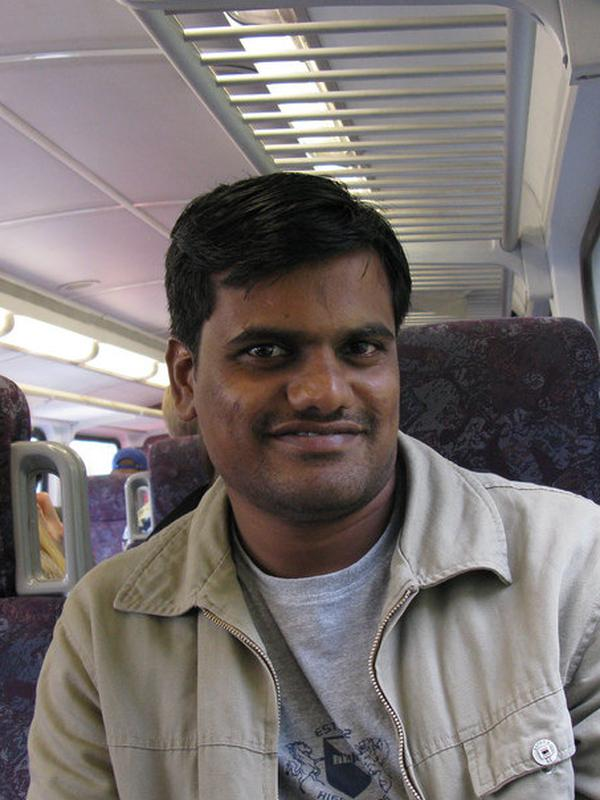
%> input picture dataset1/1803290100-00000343.jpg, 600 x 800 px
$ octave thesis_testing.m   (GNU Octave 9; MATLAB toolbox functions it lacks are replaced by stand-ins)
%> lines starting %> are read from the running program, lines starting %| are printed output that depends on the picture; in (x1, y1, x2, y2) boxes, pixels count from 0 and x2, y2 are one past the last pixel; in counts of white or black regions, pixels touching at a corner belong together; the program's own positions count from 1
### hairFilter.m
function [output_img] = hairFilter(M, N, C0, W)
% Gaussian Band-Pass Filter
%   M, N    - Dimensions of the filter
%   C0      - Center frequency
%   W   - Bandwidth (standard deviation)

H = zeros(M, N);  % Initialize filter

% Loop through each frequency pair
for u = 1:M
    for v = 1:N
        % Calculate distance from (u, v) to the center of the frequency domain
        D = sqrt((u - M/2)^2 + (v - N/2)^2);

        % Gaussian Bandpass Filter formula
        H(u, v) = exp(-((D^2-C0^2) / (D * W))^2);
    end
end

output_img = H;
end

### thesis_testing.m
clc; close all; clear;

% Choose dataset 1, 2, or 3
chooseDataset = 1;

% [10 lines of commented-out code are left out]

imageFiles = {'1803290100-00000343.jpg', '1803191139-00000596.jpg', '1803270036-00000122.jpg', '1803270158-00000217.jpg', '1803290100-00000343.jpg'};

groundTruth = {'1803290100-00000343.png', '1803191139-00000596.png', '1803270036-00000122.png', '1803270158-00000217.png', '1803290100-00000343.png'};


% % Get all filenames from both folders
% imageFiles = dir(fullfile(imageFolder, '*.jpg'));   % Images are .jpg
% groundTruthFiles = dir(fullfile(groundTruthFolder, '*.png'));  % Masks are .png

% Number of images
numImages = length(imageFiles);

% Create a Viola-Jones detector object for face detection
faceDetector = vision.CascadeObjectDetector();

% figure;
figure('color','white');
set(gcf, 'Position', [100, 100, 1200, 800]); % Figure layout sizing
% Counter to track the subplot index
subplotIdx = 1;

% Loop through each image, detect face, apply skin segmentation, and display
for i = 1
    tic;  % Start timer

    % % Read the current image and corresponding ground truth
    % img = imread(fullfile(imageFolder, imageFiles(i).name));
    % trueMask = imread(fullfile(groundTruthFolder, groundTruthFiles(i).name));

    img = imread(imageFiles{i});
%> img is the input picture: size 800x600x3 uint8; mean R, G, B 121.1, 114.1, 112.7
    trueMask = imread(groundTruth{i});
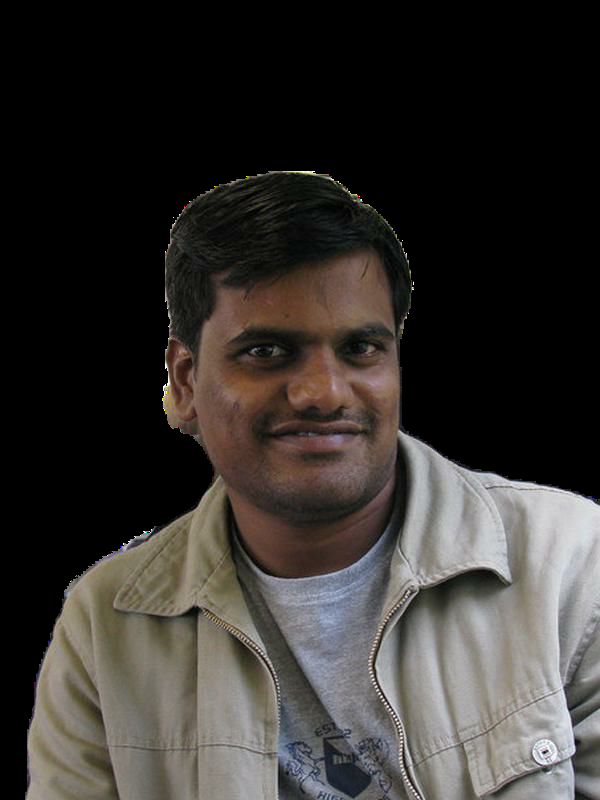
%> input picture ground_truth_d1/1803290100-00000343.png, 600 x 800 px
%> trueMask is the input picture: size 800x600x3 uint8; mean R, G, B 53.8, 50.5, 47.5

    % Detect faces in the image
    bboxFace = step(faceDetector, img);  % Returns upper left corner and size of bounding box
%> bboxFace = [196 257 242 242]

    % Apply non-maxima suppression: keep only the largest face
    if ~isempty(bboxFace)
        % Compute the area of each bounding box and find the largest
        areas = bboxFace(:, 3) .* bboxFace(:, 4); % Width * Height
%> areas = 58564
        [~, maxIndex] = max(areas);
%> maxIndex = 1
        bboxFace = bboxFace(maxIndex, :); % Keep only the largest face


        % detectedFace = insertShape(img, 'Rectangle', bboxFace, 'Color', 'green', 'LineWidth', 3);


        % Further crop into the face region by zooming in 84%
        zoomFactor = 0.84;  % Zooming factor
        centerX = bboxFace(1) + bboxFace(3) / 2;  % Center X coordinate of the bounding box
%> centerX = 317
        centerY = bboxFace(2) + bboxFace(4) / 2;  % Center Y coordinate of the bounding box
%> centerY = 378

        % Calculate new width and height
        newWidth = bboxFace(3) * zoomFactor;
%> newWidth = 203.3
        newHeight = bboxFace(4) * zoomFactor;
%> newHeight = 203.3

        % Calculate new top-left corner of the bounding box for cropping
        newX = centerX - newWidth / 2;
%> newX = 215.4
        newY = centerY - newHeight / 2;
%> newY = 276.4

        % Ensure the new bounding box is within image boundaries
        newX = max(1, newX);
        newY = max(1, newY);
        newWidth = min(newWidth, size(img, 2) - newX);
        newHeight = min(newHeight, size(img, 1) - newY);

        % Create the new bounding box for cropping
        newBbox = [newX, newY, newWidth, newHeight];
%> newBbox = [215.4 276.4 203.3 203.3]

        % Crop the new face region
        faceRegion = imcrop(img, newBbox);

        %% Skin Segmentation Using Face Region Histograms

        % Convert the face region and original image to HSV and RGB color spaces
        hsvFace = rgb2hsv(faceRegion);
%> hsvFace: size 205x205x3 double; mean H, S, V 0.147, 0.339, 0.343
        hsvImg = rgb2hsv(img);
%> hsvImg: size 800x600x3 double; mean H, S, V 0.41, 0.143, 0.485
        rgbImg = img;

        % Extract Red channel from RGB and Hue from HSV (Face Region)
        redChannelFace = faceRegion(:,:,1);
        hueChannelFace = hsvFace(:,:,1);
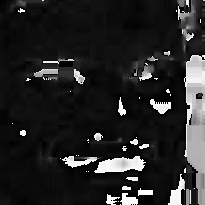
%> hueChannelFace: size 205x205 double; min 0, max 0.996, mean 0.147

        % Create histograms of the skin pixels (Face Region)
        histRed = histcounts(redChannelFace, 256, 'Normalization', 'probability');
%> histRed = 256 values, max 0.0137 at index 138, min 0 at index 6, mean 0.00391
        histHue = histcounts(hueChannelFace, 256, 'Normalization', 'probability');
%> histHue = 256 values, max 0.0779 at index 16, min 0 at index 39, mean 0.00391

        % Apply backprojection to the entire original image
        redChannelImg = rgbImg(:,:,1);
        hueChannelImg = hsvImg(:,:,1);

        % Backproject the histograms onto the entire original image
        probabilityRed = histRed(double(redChannelImg) + 1);  % Red channel backprojection

        % Convert the hue values of the entire image to indices in the range [1, 256]
        hueIndicesImg = round(hueChannelImg * 255) + 1;

        % Ensure the indices are within the valid range [1, 256]
        hueIndicesImg = max(1, min(256, hueIndicesImg));

        % Backproject the histogram onto the hue channel of the entire image
        probabilityHue = histHue(hueIndicesImg);

        % Combine the probabilities for the entire image
        skinProbability = probabilityHue .* probabilityRed;

        % Threshold the probability to segment the skin
        skinThreshold = 1E-4;  % Adjust this value as necessary
        skinSegment = skinProbability > skinThreshold;
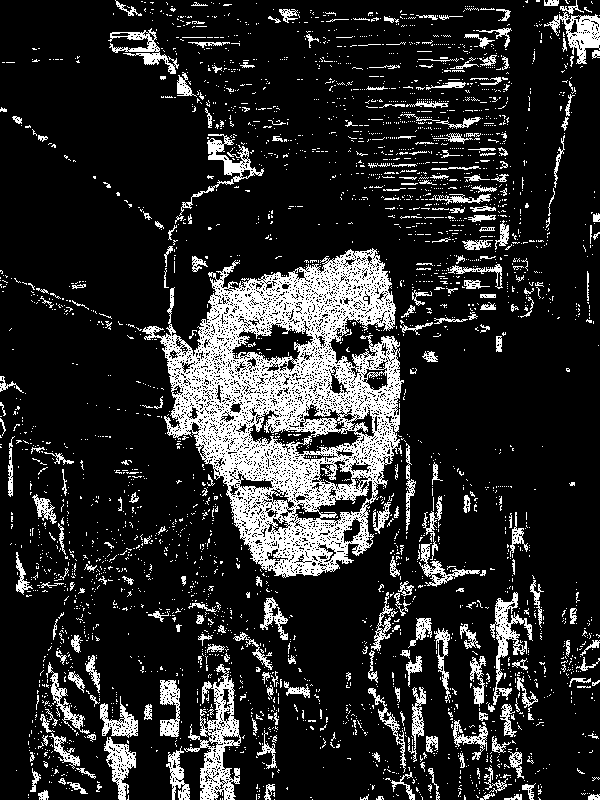
%> skinSegment: size 800x600 logical; 16.4% white in thin lines or dots

        % Calculate the mean and standard deviation of the hue/sat/val values within the face region
        meanHue = mean(hueChannelFace(:));
%> meanHue = 0.147
        stdHue = std(hueChannelFace(:));
%> stdHue = 0.254

        % Define adaptive thresholds for the hue channel
        hueMin = max(0, meanHue - 0.75 * stdHue); % Lower bound for hue
%> hueMin = 0
        hueMax = min(1, meanHue + 0.75 * stdHue); % Upper bound for hue
%> hueMax = 0.338

        satChannelFace = hsvFace(:,:,2);
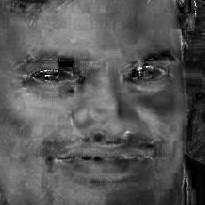
%> satChannelFace: size 205x205 double; min 0, max 1, mean 0.339

        meanSat = mean(satChannelFace(:));
%> meanSat = 0.339
        stdSat = std(satChannelFace(:));
%> stdSat = 0.138

        % Define adaptive thresholds for the sat channel
        saturationMin = max(0, meanSat - 1.25 * stdSat); % Lower bound for sat
%> saturationMin = 0.167
        saturationMax = min(1, meanSat + 1.25 * stdSat); % Upper bound for sat
%> saturationMax = 0.511

        valChannelFace = hsvFace(:,:,3);

        meanVal = mean(valChannelFace(:));
%> meanVal = 0.343
        stdVal = std(valChannelFace(:));
%> stdVal = 0.138

        % Define adaptive thresholds for the val channel
        valueMin = max(0, meanVal - 1.5 * stdVal); % Lower bound for val
%> valueMin = 0.136
        valueMax = min(1, meanVal + 1.5 * stdVal); % Upper bound for val
%> valueMax = 0.55

        % Extract the HSV channels of the original image
        hueChannel = hsvImg(:, :, 1);
        saturationChannel = hsvImg(:, :, 2);
        valueChannel = hsvImg(:, :, 3);

        % Apply the thresholds only within the skinSegment mask
        hueMask = (hueChannel >= hueMin) & (hueChannel <= hueMax) & skinSegment;
%> hueMask: size 800x600 logical; 16.2% white in thin lines or dots
        saturationMask = (saturationChannel >= saturationMin) & (saturationChannel <= saturationMax) & skinSegment;
%> saturationMask: size 800x600 logical; 7.9% white; 1054 white regions (1017 under 20 px), largest, box (x1, y1, x2, y2) and area: (163, 248, 402, 578) 33212, (373, 502, 391, 533) 219, (34, 494, 43, 517) 73
        valueMask = (valueChannel >= valueMin) & (valueChannel <= valueMax) & skinSegment;
%> valueMask: size 800x600 logical; 12.5% white in thin lines or dots

        % Combine the masks with the original skinSegment mask
        thresholdedSkinMask = hueMask & saturationMask & valueMask;
%> thresholdedSkinMask: size 800x600 logical; 7.3% white; 814 white regions (789 under 20 px), largest, box (x1, y1, x2, y2) and area: (166, 248, 401, 577) 31679, (373, 502, 390, 533) 183, (368, 486, 379, 504) 64

        % Morphological Operations to Refine the Skin Segment (on thresholded mask)
        se = strel('disk', 9); % A disk-shaped structuring element with a radius of 5 pixels
        closedSkinMask = imclose(thresholdedSkinMask, se);
%> closedSkinMask: size 800x600 logical; 14.1% white; 120 white regions (93 under 20 px), largest, box (x1, y1, x2, y2) and area: (145, 248, 405, 700) 59571, (54, 599, 103, 721) 2249, (92, 554, 181, 620) 1793
        filledSkinMask = imfill(closedSkinMask, 'holes');
%> filledSkinMask: size 800x600 logical; 14.9% white; 120 white regions (93 under 20 px), largest, box (x1, y1, x2, y2) and area: (145, 248, 405, 700) 63401, (54, 599, 103, 721) 2249, (92, 554, 181, 620) 2097
        openedSkinMask = imopen(filledSkinMask, se);
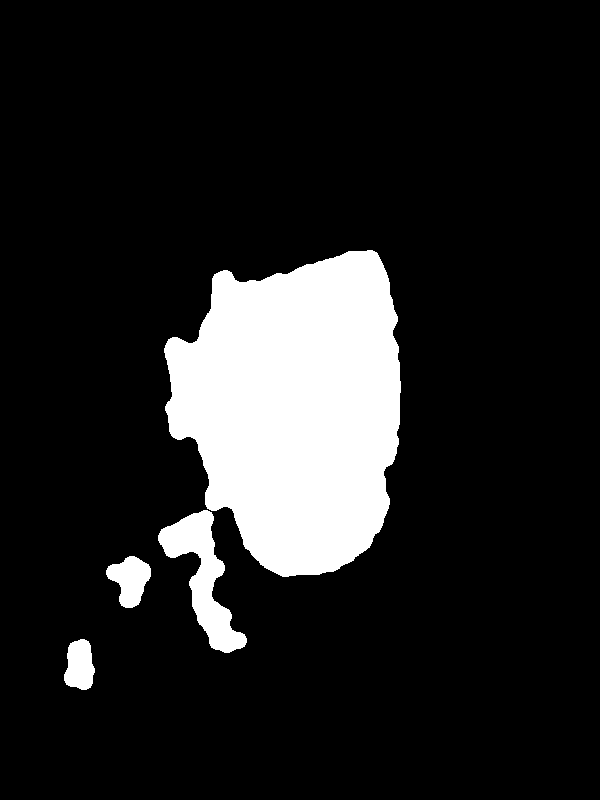
%> openedSkinMask: size 800x600 logical; 13.5% white; 4 white regions, box (x1, y1, x2, y2) and area: (164, 250, 401, 577) 57464, (158, 510, 247, 653) 4644, (106, 556, 151, 608) 1443, (64, 639, 95, 690) 1201

        % Keep only the largest connected white region
        connectedComponents = bwconncomp(openedSkinMask);
%> connectedComponents = 4 connected components
        numPixels = cellfun(@numel, connectedComponents.PixelIdxList);
%> numPixels = [1201 1443 4644 57464]
        [~, largestIdx] = max(numPixels);
%> largestIdx = 4
        largestRegionMask = false(size(openedSkinMask));
        largestRegionMask(connectedComponents.PixelIdxList{largestIdx}) = true;
%> largestRegionMask: size 800x600 logical; 12% white; 1 white region, box (x1, y1, x2, y2) and area: (164, 250, 401, 577) 57464


        %% Hair Segmentation
        grayImg = rgb2gray(img);
        [M, N] = size(grayImg);                   % Dims of input img
%> M = 800; N = 600

        P = 2 * M;                                  % Define row padding
%> P = 1600
        Q = 2 * N;                                  % Define column padding
%> Q = 1200

        f = padarray(grayImg, [M N], 0, 'post');  % Pad image with zeros
        F = fft2(double(f));                        % Perform FFT
        Fshift = fftshift(F);                       % Shift DC to center

        % Generate filtered images for 5 different frequencies

        H = hairFilter(P, Q, 5, 25);            % Generate Gaussian LP filter
        G = Fshift .* H;                        % Apply filter to input img freq spectrum

        g = ifft2(fftshift(G));                 % Shift back and return to spatial domain
        g_o = real(g);                   % Take real part
        freqMap = g_o(1:M, 1:N);                    % Cut out portion of image that is not zeros
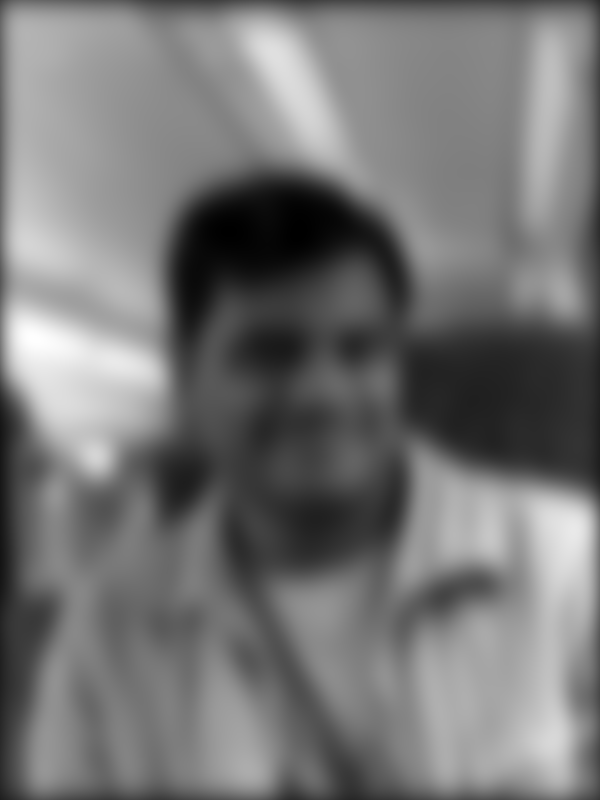
%> freqMap: size 800x600 double; min -30.2, max 211.2, mean 81.4; drawn with min black and max white

        meanFreq = mean(freqMap(:));  % Calculate the mean of the frequency map
%> meanFreq = 81.36
        stdFreq = std(freqMap(:));    % Calculate the standard deviation of the frequency map
%> stdFreq = 47.25

        % Define threshold: mean minus standard deviation
        threshold = meanFreq - stdFreq;
%> threshold = 34.11

        % Apply thresholding
        freqMask = freqMap <= threshold;
%> freqMask: size 800x600 logical; 19.8% white; 11 white regions (2 under 20 px), largest, box (x1, y1, x2, y2) and area: (153, 175, 600, 586) 84728, (0, 386, 47, 800) 8110, (277, 756, 410, 800) 1601

        % Convert logical map to binary
        freqMask = double(freqMask);


        se = strel('disk', 5); % A disk-shaped structuring element with a radius of 5 pixels
        freqMask = imclose(freqMask, se);
%> freqMask: size 800x600 double; values 0 (black) and 1 (white), 19.8% white; 11 white regions (2 under 20 px), largest, box (x1, y1, x2, y2) and area: (153, 175, 600, 586) 84768, (0, 386, 47, 800) 8110, (277, 756, 410, 800) 1601
        freqMask = imopen(freqMask, se);
%> freqMask: size 800x600 double; values 0 (black) and 1 (white), 19.6% white; 6 white regions, box (x1, y1, x2, y2) and area: (153, 175, 600, 586) 84200, (0, 393, 46, 800) 8086, (328, 757, 397, 800) 1339, (593, 209, 600, 264) 334, (280, 791, 307, 800) 184, (592, 0, 600, 8) 49


        % Load Viola-Jones detector for mouth detection
        mouthDetector = vision.CascadeObjectDetector('Mouth', 'MergeThreshold', 16);

        % Convert to HSV color space
        hsvImg = rgb2hsv(img);
        vChannel = hsvImg(:,:,3); % Value (brightness)
        hChannel = hsvImg(:,:,1); % Hue
        sChannel = hsvImg(:,:,2);

        % Threshold for potential hair region using Value channel
        hairMaskV = vChannel < 0.25; % Threshold for darker regions
%> hairMaskV: size 800x600 logical; 17.8% white; 319 white regions (268 under 20 px), largest, box (x1, y1, x2, y2) and area: (166, 173, 600, 504) 49506, (224, 485, 380, 632) 6698, (0, 396, 65, 709) 6027
        hairMask = (hairMaskV | freqMask) & (hChannel < 0.2 | hChannel > 0.6);
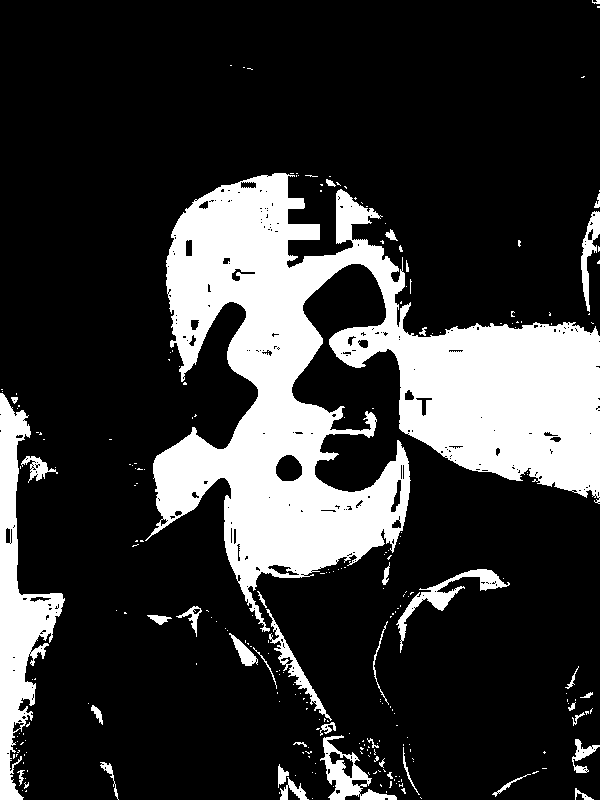
%> hairMask: size 800x600 logical; 21.4% white; 253 white regions (214 under 20 px), largest, box (x1, y1, x2, y2) and area: (145, 173, 600, 632) 84322, (0, 393, 65, 800) 9750, (320, 735, 397, 800) 1580


        % Detect mouth region using Viola-Jones
%> (the run ends here)
